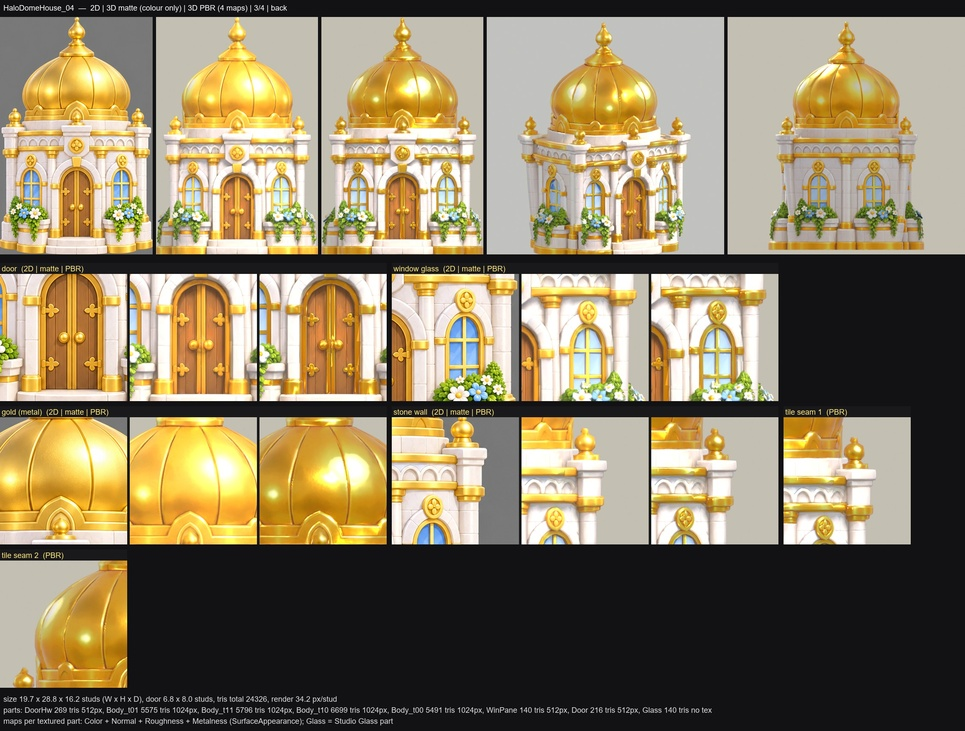
#> input picture art/review/img3/HaloDomeHouse_04_check.jpg, 965 x 731 px, shrunk from 2276 x 1724 before the run
$ python color_compare.py ../../art/review/img3/HaloDomeHouse_04_check.jpg ../../art/review/img3/HaloDomeHouse_06_check.jpg 3
#> lines starting #> are read from the running program, lines starting #| are printed output that depends on the picture
"""Main colours of the 2D front vs a render (object pixels only, PIL quantize). Numbers are hints; judge by eye.
py tools/design_review/color_compare.py <2d_front.png> <render.png> [n=6]
"""
import sys

from PIL import Image, ImageChops


def obj_pixels(path):
    im = Image.open(path).convert("RGBA")
    if im.getextrema()[3][0] < 250:  # has transparency
        px = [p[:3] for p in im.getdata() if p[3] > 200]
    else:
        rgb = im.convert("RGB")
#> rgb is the input picture: PIL image 965x731 RGB; mean R, G, B 138.8, 125.8, 97.5
        bg = rgb.getpixel((2, 2))
#> bg = (15, 15, 17)
        d = ImageChops.difference(rgb, Image.new("RGB", rgb.size, bg)).convert("L")
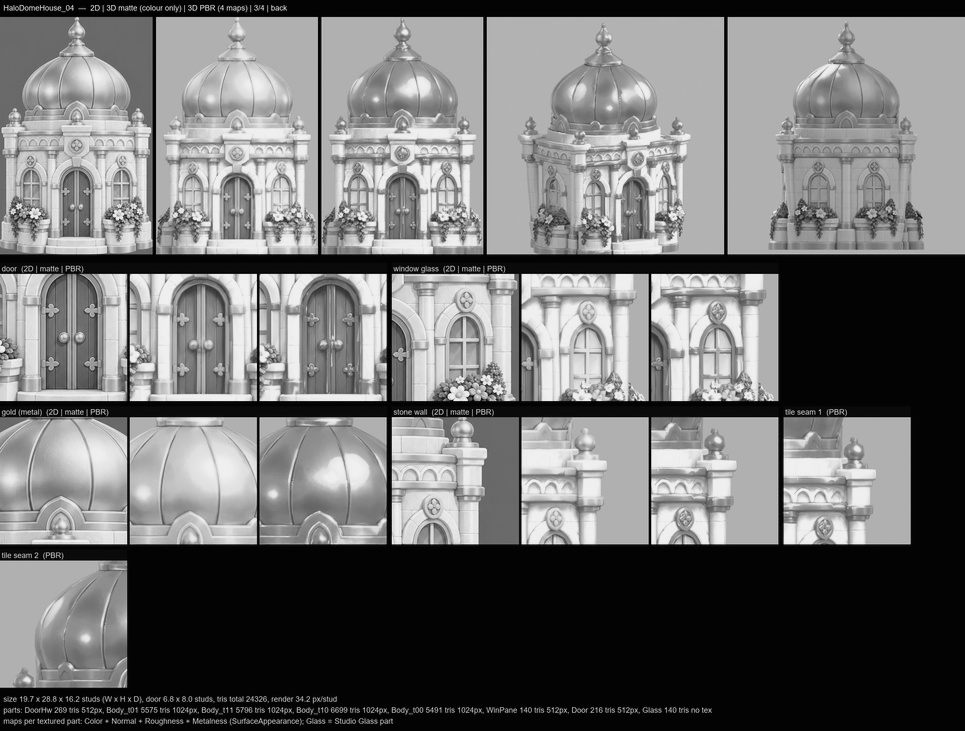
#> d: PIL image 965x731 L; min 0, max 240, mean 111.6
        px = [p for p, m in zip(rgb.getdata(), d.getdata()) if m > 18]
#> px = 466477 items
    return px


def main_colours(path, n):
    px = obj_pixels(path)
#> px = 466477 items
    im = Image.new("RGB", (len(px), 1))
    im.putdata(px)
    q = im.quantize(colors=n, method=Image.Quantize.MEDIANCUT)
    pal = q.getpalette()[: n * 3]
#> pal = [243, 231, 188, 197, 192, 175, 173, 140, 79]
    cnt = sorted(q.getcolors(), reverse=True)
#> cnt = [(189901, 2), (165126, 1), (111450, 0)]
    tot = sum(c for c, _ in cnt)
#> tot = 466477
    return [(round(100 * c / tot), tuple(pal[i * 3: i * 3 + 3])) for c, i in cnt]


n = int(sys.argv[3]) if len(sys.argv) > 3 else 6
for lab, p in (("2D", sys.argv[1]), ("3D", sys.argv[2])):
    print(lab, "  ".join(f"{s}% {c}" for s, c in main_colours(p, n)))
#> pass 2 of the loop `for lab, p in (("2D", sys.argv[1]), ("3D", sys.argv[2])):`:
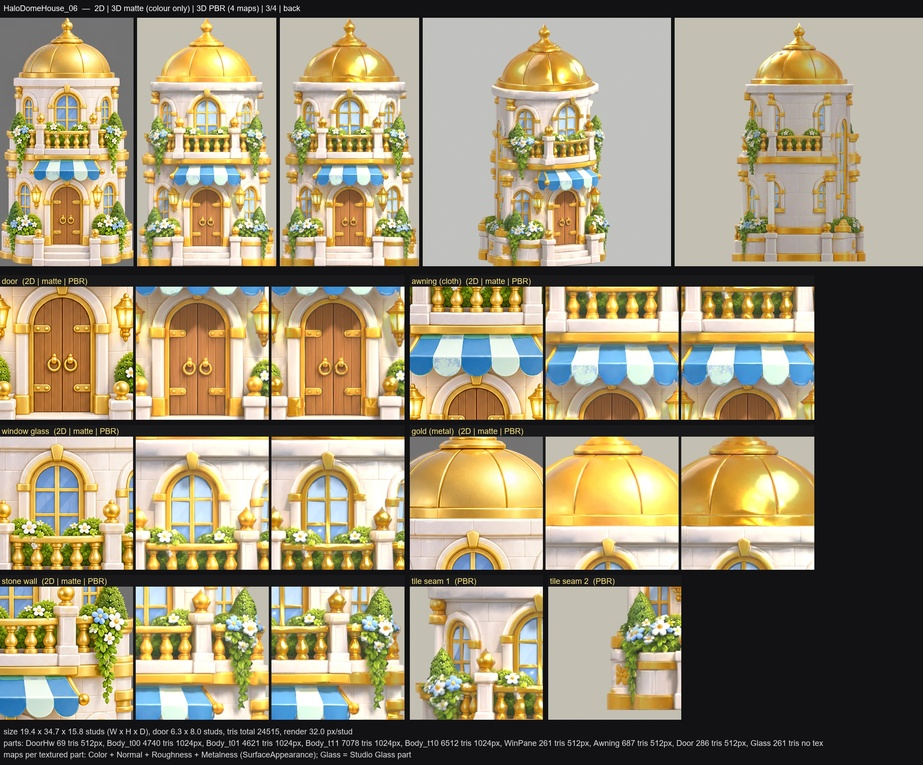
#> input picture art/review/img3/HaloDomeHouse_06_check.jpg, 923 x 765 px, shrunk from 2081 x 1724 before the run
#> im: PIL image 923x765 RGBA
#> in obj_pixels, rgb is the input picture: PIL image 923x765 RGB; mean R, G, B 151.4, 140.9, 113.7
#> bg = (21, 21, 23)
#> in obj_pixels (call 2), `d = ImageChops.difference(rgb, Image.new("RGB", rgb.size, bg)).convert..`:
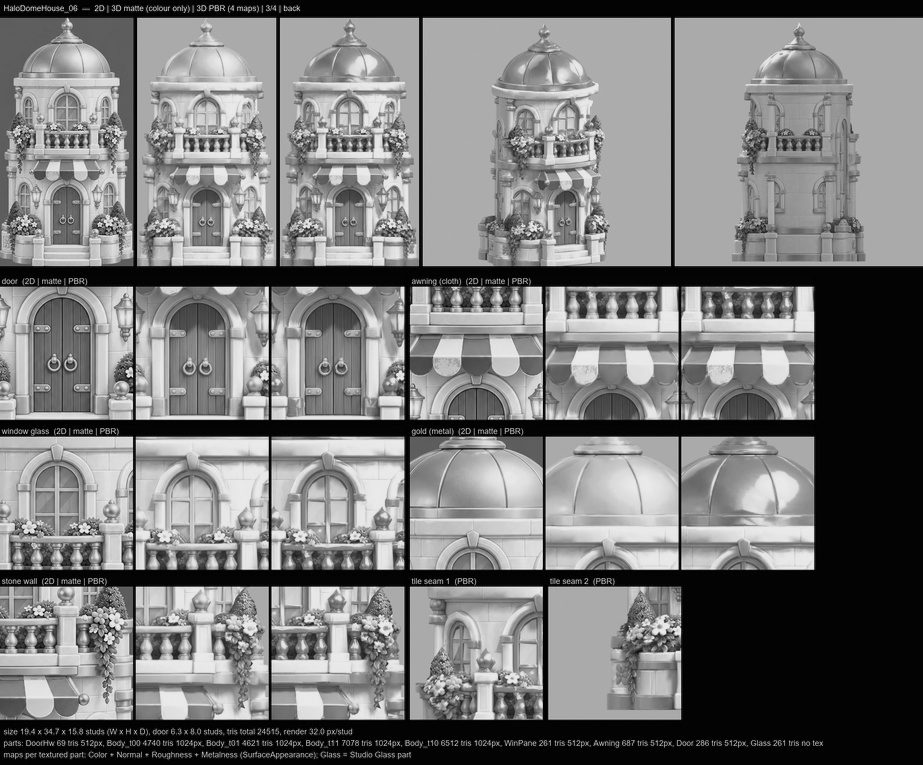
#> d: PIL image 923x765 L; min 0, max 234, mean 121.4
#> in obj_pixels (call 2), `px = [p for p, m in zip(rgb.getdata(), d.getdata()) if m > 18]`: px = 543746 items
